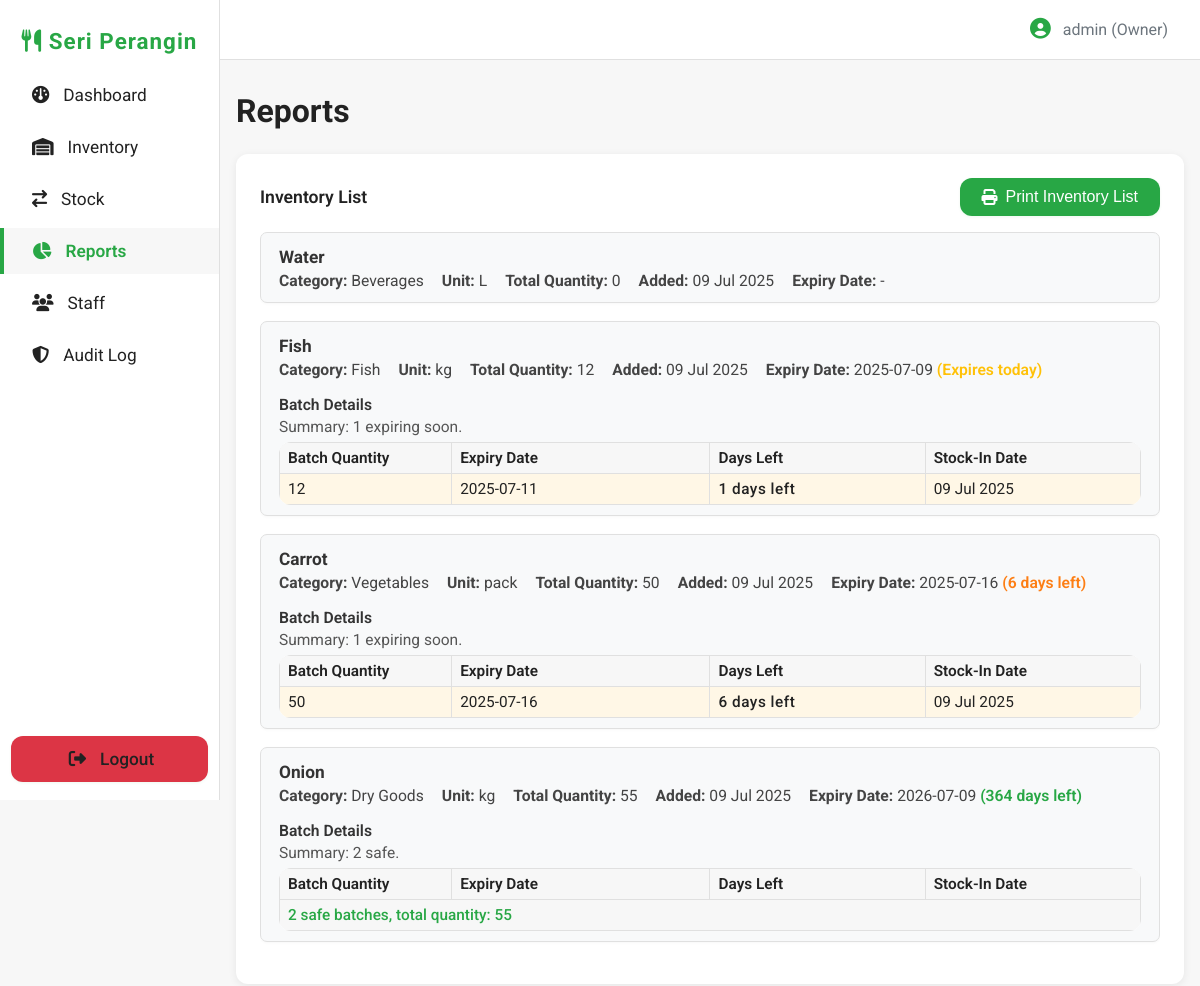
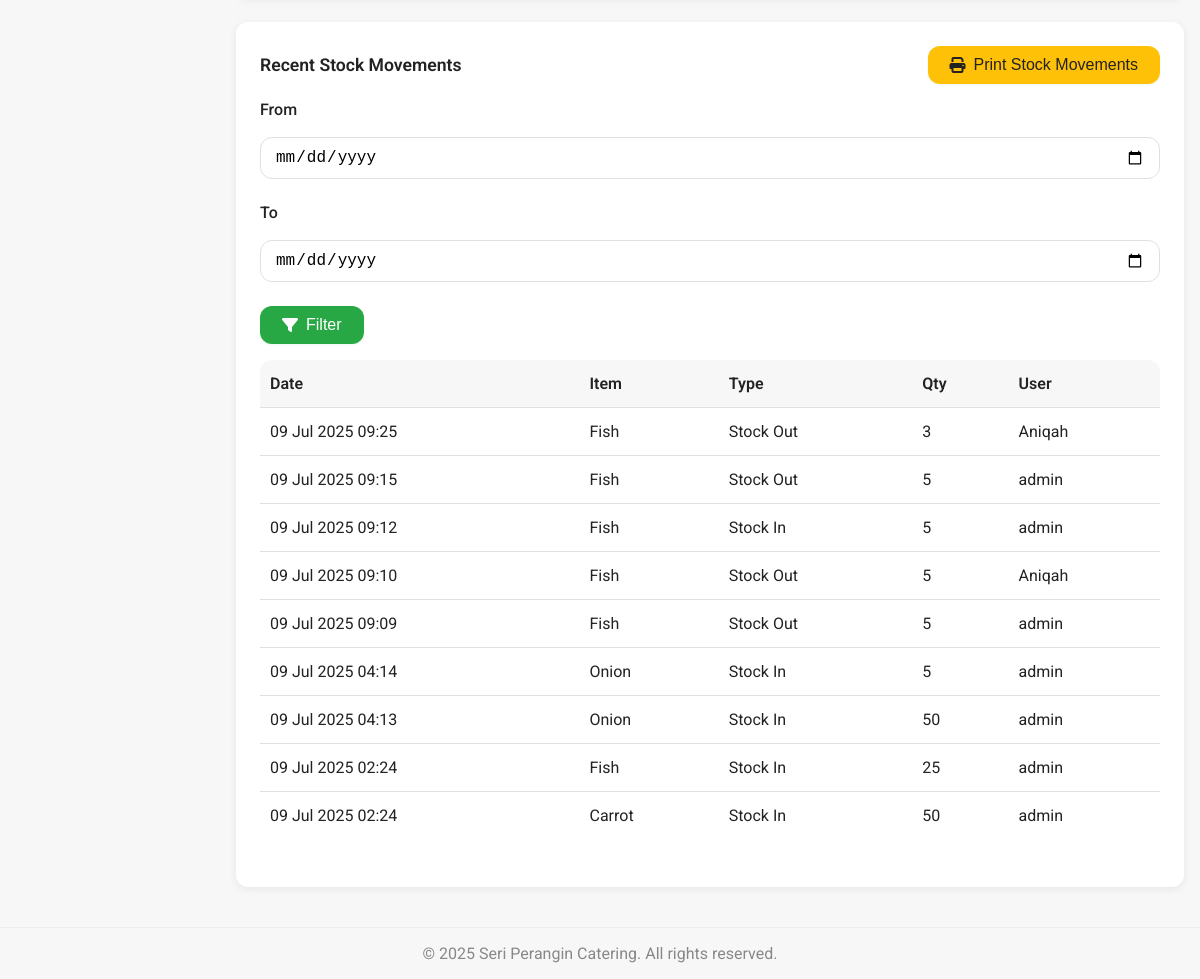
/reports.php (signed in), run on the app's committed database (2 pictures, top to bottom).
### tables this page shows
CREATE TABLE `inventory` (
  `item_id` int NOT NULL,
  `item_name` varchar(100) NOT NULL,
  `category` varchar(50) NOT NULL,
  `unit` varchar(20) NOT NULL,
  `created_at` timestamp NULL DEFAULT CURRENT_TIMESTAMP,
  `image_path` varchar(255) DEFAULT NULL
);

CREATE TABLE `stock_logs` (
  `log_id` int NOT NULL,
  `item_id` int NOT NULL,
  `type` enum('in','out') NOT NULL,
  `quantity` int NOT NULL,
  `batch_expiry_date` date DEFAULT NULL,
  `log_date` timestamp NULL DEFAULT CURRENT_TIMESTAMP,
  `user_id` int DEFAULT NULL
);

CREATE TABLE `users` (
  `user_id` int NOT NULL,
  `name` varchar(100) DEFAULT NULL,
  `username` varchar(50) NOT NULL,
  `password` varchar(255) NOT NULL,
  `role` enum('Owner','Staff') NOT NULL,
  `created_at` timestamp NULL DEFAULT CURRENT_TIMESTAMP
);

### reports.php (the view, shortened to what this page needs)
<?php
include 'includes/navbar.php';
require_once 'includes/db.php';
$inventory = [];
$result = mysqli_query($conn, "SELECT i.*, IFNULL(SUM(CASE WHEN s.type = 'in' AND (s.batch_expiry_date IS NULL OR s.batch_expiry_date >= CURDATE()) THEN s.quantity WHEN s.type = 'out' THEN -s.quantity ELSE 0 END), 0) AS total_quantity, MIN(CASE WHEN s.type = 'in' AND s.batch_expiry_date >= CURDATE() THEN s.batch_expiry_date END) AS earliest_expiry FROM inventory i LEFT JOIN stock_logs s ON i.item_id = s.item_id GROUP BY i.item_id ORDER BY earliest_expiry ASC, item_name ASC");
if ($result) {
  while ($row = mysqli_fetch_assoc($result)) {
    $inventory[] = $row;
  }
}
$batch_details = [];
$batch_sql = "SELECT i.item_id, s.batch_expiry_date, SUM(CASE WHEN s.type = 'in' THEN s.quantity WHEN s.type = 'out' THEN -s.quantity ELSE 0 END) AS batch_quantity, MIN(s.log_date) as stock_in_date FROM inventory i LEFT JOIN stock_logs s ON i.item_id = s.item_id WHERE s.batch_expiry_date IS NOT NULL GROUP BY i.item_id, s.batch_expiry_date HAVING batch_quantity > 0 ORDER BY i.item_id, s.batch_expiry_date ASC";
$res_batch = mysqli_query($conn, $batch_sql);
if ($res_batch) {
  while ($row = mysqli_fetch_assoc($res_batch)) {
    $batch_details[$row['item_id']][] = $row;
  }
}
$logs = [];
$where = [];
$where_sql = $where ? ('WHERE ' . implode(' AND ', $where)) : '';
$sql_logs = "SELECT s.*, u.username, i.item_name FROM stock_logs s LEFT JOIN users u ON s.user_id = u.user_id LEFT JOIN inventory i ON s.item_id = i.item_id $where_sql ORDER BY s.log_date DESC LIMIT 100";
$result_logs = mysqli_query($conn, $sql_logs);
if ($result_logs) {
  while ($row = mysqli_fetch_assoc($result_logs)) {
    $logs[] = $row;
  }
}
?>
<main style="margin-left:220px; padding:32px 16px 16px 16px; background:var(--bg); min-height:100vh;">
  <h1 style="font-size:2rem; font-weight:700; margin-bottom:24px;">Reports</h1>
  <div class="card shadow mt-3">
    <div class="flex flex-between mb-2" style="align-items:center; flex-wrap:wrap; gap:12px;">
      <h2 style="font-size:1.1rem; font-weight:600;">Inventory List</h2>
      <div>
        <button class="btn btn-info" id="printInventory"><i class="fa-solid fa-print"></i> Print Inventory List</button>
      </div>
    </div>
    <div style="overflow-x:auto;" id="inventoryContainer">
      <?php foreach (
        $inventory as $item): ?>
        <div class="item-summary-block"
          style="margin-bottom:18px; padding:14px 18px 10px 18px; background:#f8f9fa; border-radius:7px; box-shadow:0 1px 3px rgba(0,0,0,0.03); border:1px solid #e0e0e0;">
          <div style="font-size:1.08em; font-weight:700; color:#333; margin-bottom:4px;">
            <?php echo htmlspecialchars($item['item_name']); ?>
          </div>
          <div style="display:flex; flex-wrap:wrap; gap:18px; font-size:0.98em; color:#444; margin-bottom:2px;">
            <div><b>Category:</b> <?php echo htmlspecialchars($item['category']); ?></div>
            <div><b>Unit:</b> <?php echo htmlspecialchars($item['unit']); ?></div>
            <div><b>Total Quantity:</b> <?php echo $item['total_quantity']; ?></div>
            <div><b>Added:</b> <?php echo date('d M Y', strtotime($item['created_at'])); ?></div>
            <div><b>Expiry Date:</b>
              <?php
              if ($item['earliest_expiry']) {
                $expiry_date = new DateTime($item['earliest_expiry']);
                $today = new DateTime();
                $diff = $today->diff($expiry_date);
                $days_until = $diff->invert ? -$diff->days : $diff->days;
                if ($days_until < 0) {
                  echo htmlspecialchars($item['earliest_expiry']) . ' <span style="color: #dc3545; font-weight: 600;">(Expired ' . abs($days_until) . ' days ago)</span>';
                } elseif ($days_until == 0) {
                  echo htmlspecialchars($item['earliest_expiry']) . ' <span style="color: #ffc107; font-weight: 600;">(Expires today)</span>';
                } elseif ($days_until <= 7) {
                  echo htmlspecialchars($item['earliest_expiry']) . ' <span style="color: #fd7e14; font-weight: 600;">(' . $days_until . ' days left)</span>';
                } else {
                  echo htmlspecialchars($item['earliest_expiry']) . ' <span style="color: #28a745; font-weight: 600;">(' . $days_until . ' days left)</span>';
                }
              } else {
                echo '-';
              }
              ?>
            </div>
          </div>
          <?php if (!empty($batch_details[$item['item_id']])): ?>
            <div style="margin-top:8px;">
              <div style="padding:8px 0 4px 0; font-weight:600; color:#333; font-size:0.98em;">Batch Details</div>
              <?php
              $expired_batches = [];
              $soon_batches = [];
              $safe_batches = [];
              $safe_total_qty = 0;
              $today = new DateTime();
              foreach ($batch_details[$item['item_id']] as $batch) {
                $expiry = $batch['batch_expiry_date'];
                $qty = $batch['batch_quantity'];
                $stockIn = $batch['stock_in_date'] ? date('d M Y', strtotime($batch['stock_in_date'])) : '-';
                $expiryDate = new DateTime($expiry);
                $daysLeft = $today->diff($expiryDate)->invert ? -$today->diff($expiryDate)->days : $today->diff($expiryDate)->days;
                if ($daysLeft < 0) {
                  $expired_batches[] = [
                    'qty' => $qty,
                    'expiry' => $expiry,
                    'daysLeft' => $daysLeft,
                    'stockIn' => $stockIn
                  ];
                } elseif ($daysLeft <= 7) {
                  $soon_batches[] = [
                    'qty' => $qty,
                    'expiry' => $expiry,
                    'daysLeft' => $daysLeft,
                    'stockIn' => $stockIn
                  ];
                } else {
                  $safe_batches[] = [
                    'qty' => $qty,
                    'expiry' => $expiry,
                    'daysLeft' => $daysLeft,
                    'stockIn' => $stockIn
                  ];
                  $safe_total_qty += $qty;
                }
              }
              $summary = [];
              if (count($soon_batches))
                $summary[] = count($soon_batches) . ' expiring soon';
              if (count($safe_batches))
                $summary[] = count($safe_batches) . ' safe';
              echo '<div style="margin-bottom:6px; font-size:0.97em; color:#555;">Summary: ' . implode(', ', $summary) . "." . '</div>';
              ?>
              <table class="table" style="margin:0; font-size:0.96em; border-collapse:collapse;">
                <thead>
                  <tr style="background:#f1f1f1;">
                    <th style="width:20%; padding:6px 8px; border:1px solid #e0e0e0; font-weight:600;">Batch Quantity</th>
                    <th style="width:30%; padding:6px 8px; border:1px solid #e0e0e0; font-weight:600;">Expiry Date</th>
                    <th style="width:25%; padding:6px 8px; border:1px solid #e0e0e0; font-weight:600;">Days Left</th>
                    <th style="width:25%; padding:6px 8px; border:1px solid #e0e0e0; font-weight:600;">Stock-In Date</th>
                  </tr>
                </thead>
                <tbody>
                  <?php foreach ($soon_batches as $batch): ?>
                    <tr style="background:#fff7e6;">
                      <td style="padding:6px 8px; border:1px solid #e0e0e0;"><?php echo $batch['qty']; ?></td>
                      <td style="padding:6px 8px; border:1px solid #e0e0e0;"><?php echo htmlspecialchars($batch['expiry']); ?>
                      </td>
                      <td class="text-orange"
                        style="padding:6px 8px; border:1px solid #e0e0e0; font-weight:500; letter-spacing:0.5px; ">
                        <?php echo $batch['daysLeft'] === 0 ? 'Expires today' : $batch['daysLeft'] . ' days left'; ?>
                      </td>
                      <td style="padding:6px 8px; border:1px solid #e0e0e0;"><?php echo $batch['stockIn']; ?></td>
                    </tr>
                  <?php endforeach; ?>
                  <?php if (count($safe_batches)): ?>
                    <tr style="background:#f7f7f7;">
                      <td colspan="4" style="padding:6px 8px; border:1px solid #e0e0e0; color:#28a745; font-weight:500;">
                        <?php echo count($safe_batches); ?> safe batch<?php echo count($safe_batches) > 1 ? 'es' : ''; ?>,
                        total quantity: <?php echo $safe_total_qty; ?>
                      </td>
                    </tr>
                  <?php endif; ?>
                </tbody>
              </table>
            </div>
          <?php endif; ?>
        </div>
      <?php endforeach; ?>
    </div>
  </div>
  <div class="card shadow mt-3">
    <div class="flex flex-between mb-2" style="align-items:center; flex-wrap:wrap; gap:12px;">
      <h2 style="font-size:1.1rem; font-weight:600;">Recent Stock Movements</h2>
      <div>
        <button class="btn btn-warning" id="printStockLog"><i class="fa-solid fa-print"></i> Print Stock
          Movements</button>
      </div>
    </div>
    <form method="get" style="margin-bottom:16px; display:flex; gap:12px; align-items:center; flex-wrap:wrap;">
      <label for="start_date" style="font-weight:500;">From</label>
      <input type="date" id="start_date" name="start_date"
        value="<?php echo isset($_GET['start_date']) ? htmlspecialchars($_GET['start_date']) : ''; ?>">
      <label for="end_date" style="font-weight:500;">To</label>
      <input type="date" id="end_date" name="end_date"
        value="<?php echo isset($_GET['end_date']) ? htmlspecialchars($_GET['end_date']) : ''; ?>">
      <button type="submit" class="btn btn-primary"><i class="fa-solid fa-filter"></i> Filter</button>
    </form>
    <div style="overflow-x:auto;">
      <table class="table" id="stockLogTable">
        <thead>
          <tr>
            <th>Date</th>
            <th>Item</th>
            <th>Type</th>
            <th>Qty</th>
            <th>User</th>
          </tr>
        </thead>
        <tbody>
          <?php foreach ($logs as $log): ?>
            <tr>
              <td><?php echo date('d M Y H:i', strtotime($log['log_date'])); ?></td>
              <td><?php echo htmlspecialchars($log['item_name']); ?></td>
              <td><?php echo $log['type'] === 'in' ? 'Stock In' : 'Stock Out'; ?></td>
              <td><?php echo $log['quantity']; ?></td>
              <td><?php echo htmlspecialchars($log['username']); ?></td>
            </tr>
          <?php endforeach; ?>
        </tbody>
      </table>
    </div>
  </div>
</main>
<?php include 'includes/footer.php'; ?>

### assets/css/global.css (style rules this page uses)
.card { background: var(--card-bg); border-radius: var(--radius); box-shadow: var(--shadow); padding: 24px; margin-bottom: 24px; }
.btn { display: inline-flex; align-items: center; gap: 8px; background: var(--primary); color: #fff; border: none; border-radius: var(--radius); padding: 10px 22px; font-weight: 500; font-size: 1rem; cursor: pointer; transition: background 0.2s, box-shadow 0.2s; box-shadow: 0 1px 3px rgba(40,167,69,0.08); }
.btn-warning { background: var(--warning); color: #222; }
input, select, textarea { border: 1.5px solid var(--border); border-radius: var(--radius); padding: 10px 14px; font-size: 1rem; margin-bottom: 12px; width: 100%; transition: border 0.2s, box-shadow 0.2s; }
label { font-weight: 500; margin-bottom: 6px; display: block; }
.table { width: 100%; border-collapse: collapse; background: var(--card-bg); border-radius: var(--radius); overflow: hidden; margin-bottom: 24px; }
.table th, .table td { padding: 14px 10px; text-align: left; border-bottom: 1px solid var(--border); }
.table th { background: var(--bg); font-weight: 600; }
.table tr:last-child td { border-bottom: none; }
.shadow { box-shadow: var(--shadow); }
.flex { display: flex; }
.flex-between { display: flex; justify-content: space-between; align-items: center; }
.mt-3 { margin-top: 24px; }
.mb-2 { margin-bottom: 16px; }

### data on the page
inventory: item_name "Water", category "Beverages", unit "L", total_quantity "0", created_at "09 Jul 2025"
inventory: item_name "Fish", category "Fish", unit "kg", total_quantity "12", created_at "09 Jul 2025", earliest_expiry "2025-07-09", summary "1 expiring soon", qty "12", expiry "2025-07-11", daysLeft "1", stockIn "09 Jul 2025"
inventory: item_name "Carrot", category "Vegetables", unit "pack", total_quantity "50", created_at "09 Jul 2025", earliest_expiry "2025-07-16", days_until "6", summary "1 expiring soon", qty "50", expiry "2025-07-16", daysLeft "6", stockIn "09 Jul 2025"
inventory: item_name "Onion", category "Dry Goods", unit "kg", total_quantity "55", created_at "09 Jul 2025", earliest_expiry "2026-07-09", days_until "364", summary "2 safe", count($safe_batches) "2", safe_total_qty "55"
stock_logs: log_date "09 Jul 2025 09:25", item.item_name "Fish", type "Stock Out", quantity "3", user.username "Aniqah"
stock_logs: log_date "09 Jul 2025 09:15", item.item_name "Fish", type "Stock Out", quantity "5", user.username "admin"
stock_logs: log_date "09 Jul 2025 09:12", item.item_name "Fish", type "Stock In", quantity "5", user.username "admin"
stock_logs: log_date "09 Jul 2025 09:10", item.item_name "Fish", type "Stock Out", quantity "5", user.username "Aniqah"
stock_logs: log_date "09 Jul 2025 09:09", item.item_name "Fish", type "Stock Out", quantity "5", user.username "admin"
stock_logs: log_date "09 Jul 2025 04:14", item.item_name "Onion", type "Stock In", quantity "5", user.username "admin"
stock_logs: log_date "09 Jul 2025 04:13", item.item_name "Onion", type "Stock In", quantity "50", user.username "admin"
stock_logs: log_date "09 Jul 2025 02:24", item.item_name "Fish", type "Stock In", quantity "25", user.username "admin"
stock_logs: log_date "09 Jul 2025 02:24", item.item_name "Carrot", type "Stock In", quantity "50", user.username "admin"

### other printed values
$_SESSION['username'] "admin"
$_SESSION['role'] "Owner"
